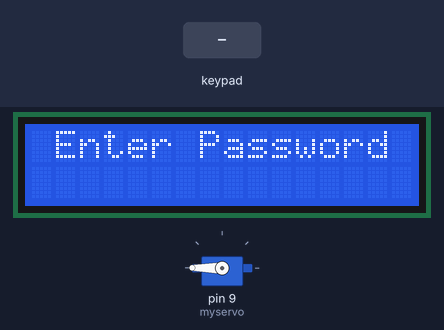
Bench run of a sketch on a simulated Arduino Uno, built with avr-gcc and run on an emulated ATmega328P. Shown: servo, 16×2 character LCD. Inputs (shaded band) come from the test bench.

Above: at 5.3 s.
5.4 s: keypad keys B 5 6 7 4 3 pressed 0.4 s apart
At 9.0 s:
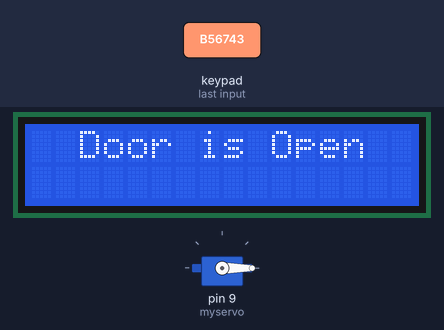
9.3 s: key '#' pressed
At 11.6 s:
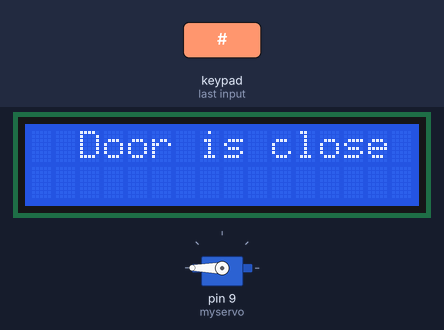
11.9 s: keypad keys 1 3 9 7 2 2 # pressed 0.4 s apart
At 16.5 s:
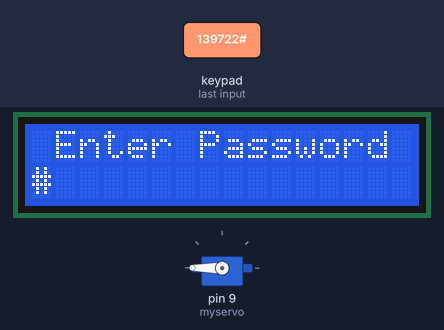
16.8 s: key 'A' pressed
At 17.2 s:
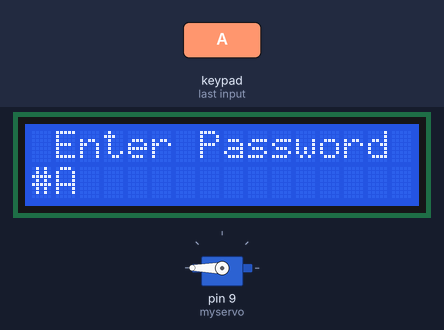
18.3 s: keypad keys B 5 6 7 4 3 * pressed 0.4 s apart
At 22.2 s:
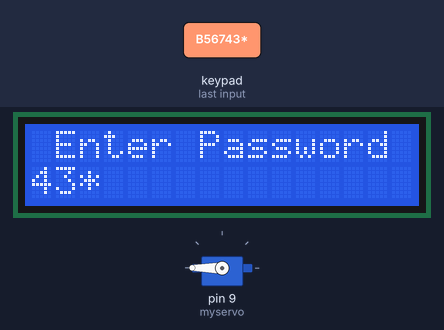
22.6 s: key 'B' pressed
At 24.0 s:
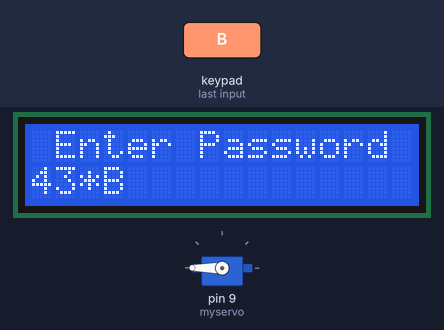
Timing chart, 0 to 25.1 s (numbered marks = the images above; inputs shaded):
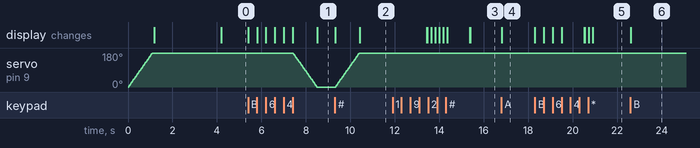

Measured:
- after the input at 5.4 s, servo on pin 9 (myservo): moves from 180° to 0° over 1.1 s, starting after 2.0 s; the display: first changes at once (image 1 shows a later state)
- after the input at 9.3 s, servo on pin 9 (myservo): moves from 0° to 180° over 1.1 s, starting at once; the display: first changes at once (image 2 shows a later state)
- after the input at 11.9 s, the display: first differs from a run without the input after 1.6 s (image 3 shows a later state)
- after the input at 16.8 s, the display: changes at once (image 4)
- after the input at 18.3 s, the display: first changes at once (image 5 shows a later state)
- after the input at 22.6 s, the display: changes at once (image 6)

The sketch:

anti_theft_system1.ino
```cpp
#include <Keypad.h>
#include <LiquidCrystal.h>
#include <Servo.h>
Servo myservo;
LiquidCrystal lcd(A0, A1, A2, A3, A4, A5);
#define Password_Lenght 7
int pos = 0;
char Data[Password_Lenght];
char Master[Password_Lenght] = "B56743";//my password
byte data_count = 0, master_count = 0;
bool Pass_is_good;
char customKey;
int del1=3000;
int del2=1000;
int del3=30;
const byte ROWS = 4;
const byte COLS = 4;
char keys[ROWS][COLS] = {
  {'1', '2', '3', 'A'},
  {'4', '5', '6', 'B'},
  {'7', '8', '9', 'C'},
  {'*', '0', '#', 'D'}
};
bool door = true;

byte rowPins[ROWS] = {1, 2, 3, 4};
byte colPins[COLS] = {5, 6, 7, 8};

Keypad customKeypad( makeKeymap(keys), rowPins, colPins, ROWS, COLS);

void setup()
{
  myservo.attach(9);
  ServoClose();
  lcd.begin(16, 2);
  lcd.print("  Arduino Door ");
  lcd.setCursor(0, 1);
  lcd.print("--Gaurang lock--");
  delay(del1);
  lcd.clear();

}

void loop()
{
  if (door == 0)
  {
    customKey = customKeypad.getKey();

    if (customKey == '#')

    {
      lcd.clear();
      ServoClose();
      lcd.print("  Door is close");
      delay(del1);
      door = 1;
    }
  }

  else Open();
}

void clearData()
{
  while (data_count != 0)
  {
    Data[data_count--] = 0;
  }
  return;
}

void ServoOpen()
{
  for (pos = 180; pos >= 0; pos -= 5) {
    // in steps of 1 degree
    myservo.write(pos);
    delay(del3);
  }
}

void ServoClose()
{
  for (pos = 0; pos <= 180; pos += 5) {
    myservo.write(pos);
    delay(del3);
  }
}

void Open()
{
  lcd.setCursor(0, 0);
  lcd.print(" Enter Password ");

  customKey = customKeypad.getKey();
  if (customKey)
  {
    Data[data_count] = customKey;
    lcd.setCursor(data_count, 1);
    lcd.print(Data[data_count]);
    data_count++;
  }

  if (data_count == Password_Lenght - 1)
  {
    if (!strcmp(Data, Master))
    {
      lcd.clear();
      ServoOpen();
      lcd.print("  Door is Open");
      door = 0;
    }
    else
    {
      lcd.clear();
      lcd.print(" Wrong Password ");
      delay(del2);
      door = 1;
    }
    clearData();
  }
}
```
